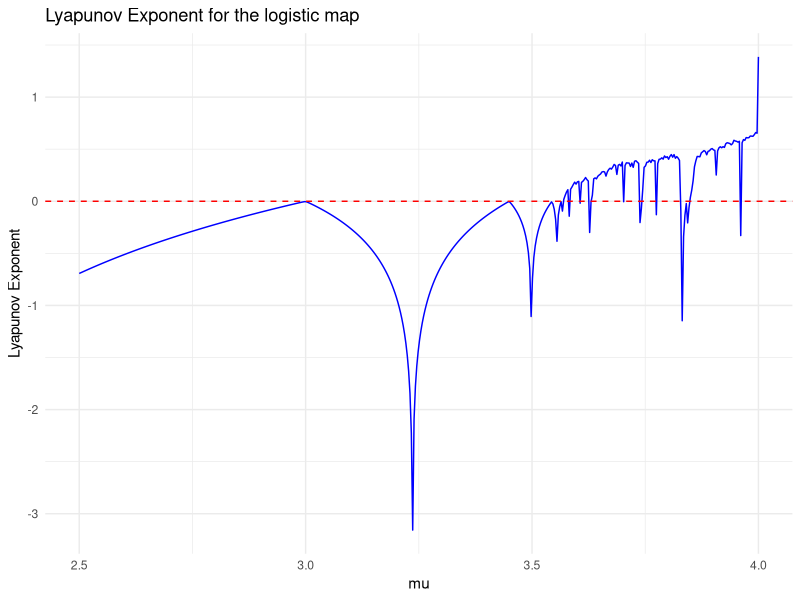

Recreate this plot in R.
library(ggplot2)

# Compute Lyapunov exponent for the logistic map
lyapunov_logistic <- function(mu, x0 = 0.5, n = 1000, discard = 100) {
  x <- x0
  lyap_sum <- 0
  
  # Iterate the map, discarding initial transient
  for (i in 1:discard) {
    x <- mu * x * (1 - x)
  }
  
  # Compute Lyapunov sum
  for (i in 1:n) {
    x <- mu * x * (1 - x)
    lyap_sum <- lyap_sum + log(abs(mu * (1 - 2 * x)))
  }
  
  return(lyap_sum / n)
}

# Generate Lyapunov exponents for a range of r values
mu_values <- seq(2.5, 4, length.out = 500)
lyap_values <- sapply(mu_values, lyapunov_logistic)

# Plot Lyapunov exponent vs. r
df <- data.frame(mu = mu_values, lambda = lyap_values)

ggplot(df, aes(x = mu, y = lambda)) +
  geom_line(color = "blue") +
  geom_hline(yintercept = 0, linetype = "dashed", color = "red") +
  xlab("mu") +
  ylab("Lyapunov Exponent") +
  ggtitle("Lyapunov Exponent for the logistic map") +
  theme_minimal()

